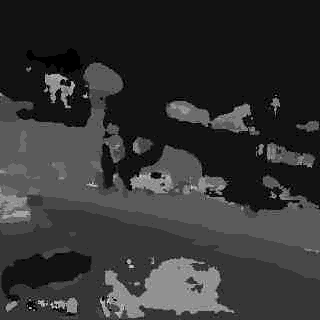
#> input picture GIS-and-Big-Data/Big Data/Green Level Analyzing/2.Neural Network/SanLin/1_39.944_116.433797_45.jpg, 320 x 320 px, found by its file name; its folder holds 5 pictures in this run
$ jupyter execute '对保存的数据进行打分.ipynb'   (shell and % lines are left out)
#> lines starting #> are read from the running program, lines starting #| are printed output that depends on the picture
分母：1(房子)+3(大马路)

分子：5(绿色植被)

[cell 1]
import os
from PIL import Image
from collections import Counter
import numpy as np
import math
import cv2
import matplotlib.pyplot as plt
import json

[cell 2]
'''
Summary:
    计算两者距离
Parameter：
    xy1 - 坐标1
    xy2 - 坐标2
'''
def cal(xy1, xy2):
    return math.pow((xy1[0] - xy2[0]),2) + math.pow(abs(xy1[1] - xy2[1]),2)

'''
Summary:
    大津阈值分割
Parameter：
    img - 输入图像
'''
def OTSU(img):
    # 类间方差g初始最小
    g_raw = -1
    # 要返回的阈值
    T_return = 0
    # 获得图像大小
    M_N = img.shape[0]*img.shape[1]
    bigest = img.max()
    # 大津阈值算法
    for T in range(bigest):
        # 获取阈值大于T和小于T的两个列表
        array1 = img[img<T]
        array2 = img[img>T]
        # 算出w1和w2
        w1 = len(array1)/M_N
        w2 = len(array2)/M_N
        # 算出μ1和μ2
        if len(array1) == 0:
            mu1 = 0
        else:
            mu1 = sum(array1)/len(array1)
        if len(array2) == 0:
            mu2 = 0
        else:
            mu2 = sum(array2)/len(array2)
        # 算出g
        g=w1*w2*math.pow((mu1-mu2),2)
        if g > g_raw:
            g_raw = g
            T_return = T
    return T_return


'''
Summary:
    绿化程度评分
Parameter：
    average_green - 平均绿视率
'''
def score(average_green):
    if average_green < 0.05:
        return 0
    elif average_green < 0.15:
        return 1
    elif average_green < 0.25:
        return 2
    elif average_green < 0.35:
        return 3
    elif average_green < 0.5:
        return 4
    else:
        return 5

'''
Summary:
    得到绿视率字典
Parameter：
    gree_rate_count - 所有位置的绿视率
Return:
    求平均过后的绿视率
'''
def get_score(gree_rate_count):
    return_dic = {}
    for key, value in gree_rate_count.items():
        #print(sum(value)/len(value))
        average_green = sum(value)/len(value)
        average_green = score(average_green)
        return_dic[key] = average_green
    return return_dic


'''
Summary:
    生成在antv中显示的json文件
Parameter：
    lat_lng_dic - 经纬度+绿化打分
Return:
    json文件的字典
'''
def GetJsonFile(lat_lng_dic):
    DicHead =  {"type":"FeatureCollection","features":[]}
    #DicHead["crs"] = { "type": "name", "properties": { "name": "urn:ogc:def:crs:OGC:1.3:CRS84" } }
    for (lat,lng),value in lat_lng_dic.items():
        lat = float(lat)
        lng = float(lng)
        # 新建每个
        DicEach = {}
        DicEach["type"] = 'Feature'
        DicEach["properties"] = {"mag": value}
        #DicEach["properties"] = {"h0":"4","h1":"2","h2":"1","h3":"0","h4":"0","h5":"0","h6":"1","h7":"1","h8":"4","h9":"4","h10":"4","h11":"4","h12":"4","h13":"2","h14":"3","h15":"4","h16":"3","h17":"3","h18":"2","h19":"2","h20":"4","h21":"5","h22":"5","h23":"6"}

        DicEach["geometry"] = {"type":"Point","coordinates":[lng,lat]}
        DicEach["bbox"] = [lng,lat,lng,lat]
        # 放入头中
        DicHead["features"].append(DicEach)


    return DicHead

### 显著区域计算
通过高斯映射得到显著区域

[cell 3]
d=np.zeros((320,320))
mid = (160,160)
sigma = 100000
for i in range(320):
    for j in range(320):
        d[i][j] = math.exp(-(cal(mid,(i,j)))/sigma)
# 转换整数
a = d*100
a = a.astype(np.int8) #赋值操作后a的数据类型变化


T = OTSU(a)
b = a
b[b<84] = 0
b[b>=84] = 1
Sp = b

### 绿视率计算
通过输入不同文件名，对绿视率进行计算

[cell 4]
filname = 'SanLin'
filpath = './%s/'%filname


gree_rate_count = {}
for pic in os.listdir(filpath):
        if pic[-4:] == '.jpg':
            img = cv2.imread(filpath+pic,0)
#> img is the input picture: shape (320, 320); min 0, max 14, mean 2.86
            img2 = img.reshape(1,-1)[0]
            count = Counter(img2)
#> count = 15 items
            # 从原始图像提取到马路和建筑的面积
            buildings = count[1]
#> buildings = 45541
            road = count[3]
#> road = 17696
            # 从特征区域提取到的植被的面积
            img2 = img*Sp
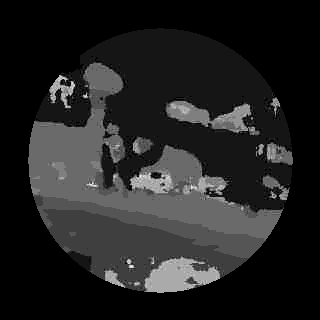
#> img2: shape (320, 320) int16; min 0, max 12, mean 1.66; drawn with min black and max white
            img2 = img2.reshape(1,-1)[0]
            count = Counter(img2)
#> count = 13 items
            tree = count[5]
#> tree = 12065
            # 计算绿视率
            green_rate = tree/(road+buildings)
#> green_rate = 0.191
            # 结果保存
            _,lat,lng,_ = pic.split('_')
            if (lat,lng) not in gree_rate_count:
                gree_rate_count[(lat,lng)] = []
            gree_rate_count[(lat,lng)].append(green_rate)
#> pass 2 of the loop `for pic in os.listdir(filpath):`:
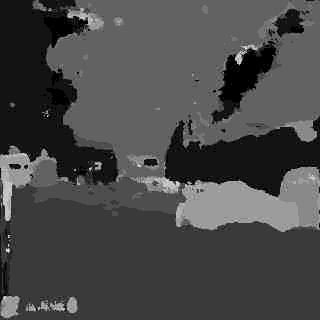
#> input picture GIS-and-Big-Data/Big Data/Green Level Analyzing/2.Neural Network/SanLin/_39.926775_116.45684_0.jpg, 320 x 320 px, found by its file name
#> img is the input picture: shape (320, 320); min 0, max 13, mean 3.71
#> `count = Counter(img2)`: count = 14 items
#> buildings = 17025
#> road = 32755
#> `img2 = img*Sp`:
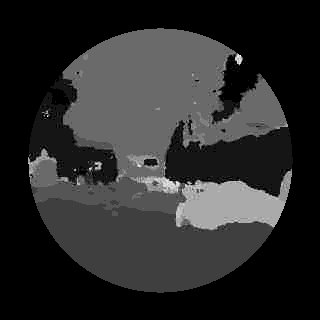
#> img2: shape (320, 320) int16; min 0, max 12, mean 2.05; drawn with min black and max white
#> `count = Counter(img2)`: count = 13 items
#> tree = 18999
#> green_rate = 0.382
#> pass 3 of the loop `for pic in os.listdir(filpath):`:
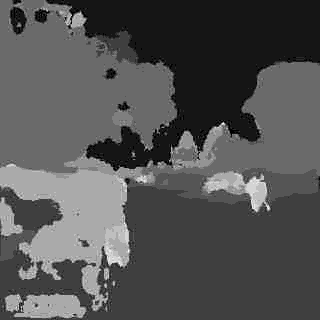
#> input picture GIS-and-Big-Data/Big Data/Green Level Analyzing/2.Neural Network/SanLin/_39.926873_116.45511_315.jpg, 320 x 320 px, found by its file name
#> img is the input picture: shape (320, 320); min 0, max 12, mean 3.91
#> buildings = 21072
#> road = 29828
#> `img2 = img*Sp`:
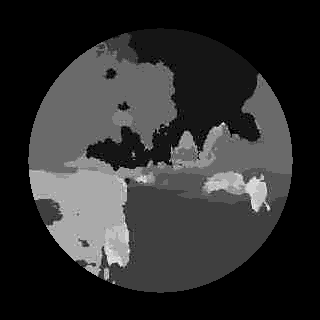
#> img2: shape (320, 320) int16; min 0, max 12, mean 2.23; drawn with min black and max white
#> tree = 15833
#> green_rate = 0.311
#> the loop made 5 passes; the first 3 are shown
#     except:
#         print(pic)
lat_lng_dic = get_score(gree_rate_count)
#> after the loop in get_score, `for key, value in gree_rate_count.items():`: return_dic = {('39.944', '116.433797'): 2, ('39.926775', '116.45684'): 4, ('39.926873', '116.45511'): 4, ('39.952705', '116.449084'): 3}
#> lat_lng_dic has the same summary as return_dic in get_score
jsonstr = GetJsonFile(lat_lng_dic)
#> the loop in GetJsonFile, `for (lat,lng),value in lat_lng_dic.items():` made 4 passes
#> (lat, lng, value) on passes 1 to 4: (39.94, 116.4, 2), (39.93, 116.5, 4), (39.93, 116.5, 4), (39.95, 116.4, 3)
#> jsonstr = 2 items
print("平均值",sum(lat_lng_dic.values())/len(lat_lng_dic.values()))
#| 平均值 3.25
    # 文件写入
filename=filpath+'scores.json'
with open(filname+'.json','w') as file_obj:
    json.dump(jsonstr,file_obj,indent=4)

#### 各种做实验的空间
不敢删，先留着吧

[cell 5]
sum(lat_lng_dic.values())/len(lat_lng_dic.values())
#> Out = 3.25

[cell 6]
img = cv2.imread(filpath+'_39.952705_116.449084_45.jpg',0)
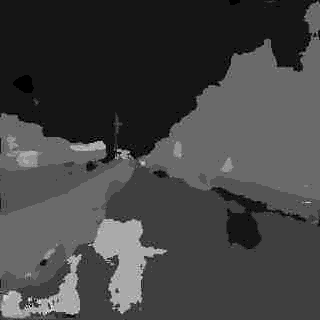
#> input picture GIS-and-Big-Data/Big Data/Green Level Analyzing/2.Neural Network/SanLin/_39.952705_116.449084_45.jpg, 320 x 320 px, found by its file name
#> img is the input picture: shape (320, 320); min 0, max 12, mean 3.19
img2 = img.reshape(1,-1)[0]
count = Counter(img2)

img2 = img*Sp
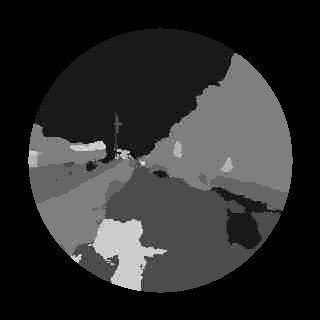
#> img2: shape (320, 320) int16; min 0, max 10, mean 1.78; drawn with min black and max white
img2 = img2.reshape(1,-1)[0]
count2 = Counter(img2)
#> count2 = 11 items
